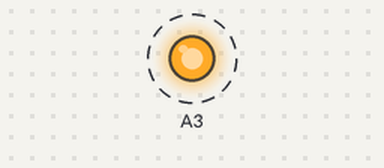
A sketch run on a simulated Arduino Nano, built with avr-gcc and run on an emulated ATmega328P. Parts: output pins drawn as LEDs (lit = HIGH). Dashed ring = blinking. What the sketch prints to the serial monitor is not drawn.

Above: at 0.5 s.
Timing chart, 0 to 4.6 s (numbered marks = the images above):
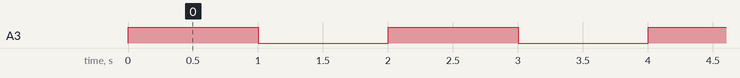

The sketch:

arduinoClassCodes.ino
```cpp
//// read a digital pin and print the state to the serial monitor
//// D3 as input
//const int upButton = 14;
//const int downButton = 15;
//const int menuButton = 2;
//const int ledPin1 = 3;
//const int ledPin2 = 4;
//const int ledPin3 = 5;
//const int buzzerPin = 9;
//const int motorPin = 11;
//
//
void setup()
{
Serial.begin(9600);
//  pinMode(2, INPUT);
//  pinMode(7,  INPUT);
  pinMode(A3, OUTPUT);
  //pinMode(13, OUTPUT);


}

void loop()
{

//  int input1 = digitalRead(2);
//  int input2 = digitalRead(7);

//  digitalWrite(13, digitalRead(2));
digitalWrite(A3, 1);
Serial.println("Nano 3 test");
delay(1000);
digitalWrite(A3, 0);
delay(1000);

}
//
//
//
//void beep()
//{
//       digitalWrite(buzzerPin, HIGH);
//       delay(50);
//       digitalWrite(buzzerPin, LOW);
//       delay(50);
//}
//
//void ledON()
//{
//  digitalWrite(ledPin1, HIGH);
//
//}
//
//
//
//  void ledOFF()
//{
//  digitalWrite(ledPin1, LOW);
//
//}

//const int tonePin = 11;
//unsigned long  toneTime = 50;
//unsigned int pause = 5;
//uint8_t no_of_freqs = 10;
//unsigned int freq[10]={100, 300, 500, 1000, 2000, 3000,  2500, 1500, 800, 5000};
//unsigned int freq1[10]={1000, 1200, 1700, 2000, 2200, 300,  500, 100, 800, 3500};
//
//
//void setup()
//{
//   pinMode(tonePin, OUTPUT);
//}
//
//void loop()
//{
//   for(uint8_t i=0; i<no_of_freqs; i++)
//      {
//         tone(tonePin, freq[i]);
//         //noTone(tonePin);
//         delay(toneTime);
//         noTone(tonePin);
//         delay(pause);
//
//      }
//
//   for(uint8_t i=no_of_freqs; i>0; i--)
//      {
//         tone(tonePin, freq1[i]);
//         //noTone(tonePin);
//         delay(toneTime+100);
//         noTone(tonePin);
//         delay(pause+20);
//
//      }
//
//
//      for(uint8_t i=0; i<no_of_freqs; i++)
//      {
//         tone(tonePin, freq[i]);
//         //noTone(tonePin);
//         delay(toneTime+100);
//         noTone(tonePin);
//         delay(pause+20);
//
//      }
//
//
//   for(uint8_t i=no_of_freqs; i>0; i--)
//      {
//         tone(tonePin, freq1[i]);
//         //noTone(tonePin);
//         delay(toneTime);
//         noTone(tonePin);
//         delay(pause);
//
//      }
//
//
//}
//const byte intPin = 2;
//const byte ledPin1 = 3;
//const byte ledPin2 = 4;
//void setup()
//{
//  Serial.begin(9600);
//  pinMode(intPin,INPUT_PULLUP);
//   pinMode(ledPin1,OUTPUT);
//   pinMode(ledPin2,OUTPUT);
//   attachInterrupt(digitalPinToInterrupt(2),blinck,CHANGE);
//}
//
//void loop()
//{
//  digitalWrite(ledPin1,1);
//  delay(500);
//  digitalWrite(ledPin1,0);
//  delay(500);
//}
//
//void blinck()
//{
//  Serial.println("ISR");
//  digitalWrite(ledPin2,1);
//  for(int i=0; i<500; i++)
//     delayMicroseconds(1000);
//  digitalWrite(ledPin2,0);
//  for(int i=0; i<500; i++)
//     delayMicroseconds(1000);
//}
```

Measured:
- by itself, A3: alternates HIGH for 1.0 s and LOW for 1.0 s
